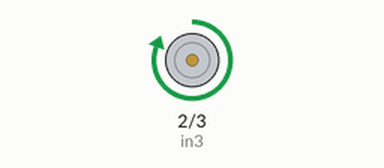
A sketch run on a simulated Arduino Uno, built with avr-gcc and run on an emulated ATmega328P. Parts: motor-driver pin pairs drawn as motors (green arrow = first pin HIGH = forward, orange = second pin HIGH = backward, longer = more drive).

Above: at 2.5 s.
At 6.0 s:
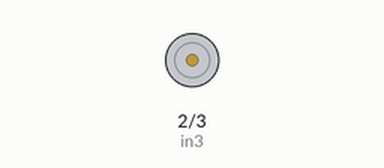
Timing chart, 0 to 9.1 s (numbered marks = the images above):
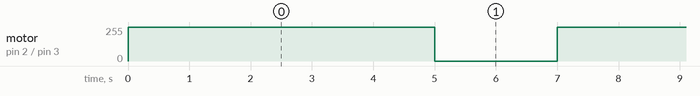

The sketch:

AirPump_Test.ino
```cpp
// defining L293D motor driver pins
const int in3 = 2;
const int in4 = 3;

void setup()
{
 pinMode(in3, OUTPUT);      // for L293D motor driver which is connected to Air Pump
  pinMode(in4, OUTPUT);
}

void loop()
{
  FillAir();
  delay(5000);
  StopAir();
  delay(2000);
 }

    void FillAir()
    {
      digitalWrite(in3, HIGH);
      digitalWrite(in4, LOW);
    }

   void StopAir()
   {
     digitalWrite(in3, LOW);
     digitalWrite(in4, LOW);
   }
```

Measured:
- by itself, motor on pin 2 (in3) / pin 3 (in4): alternates forward 255/255 for 5.0 s and stopped for 2.0 s
